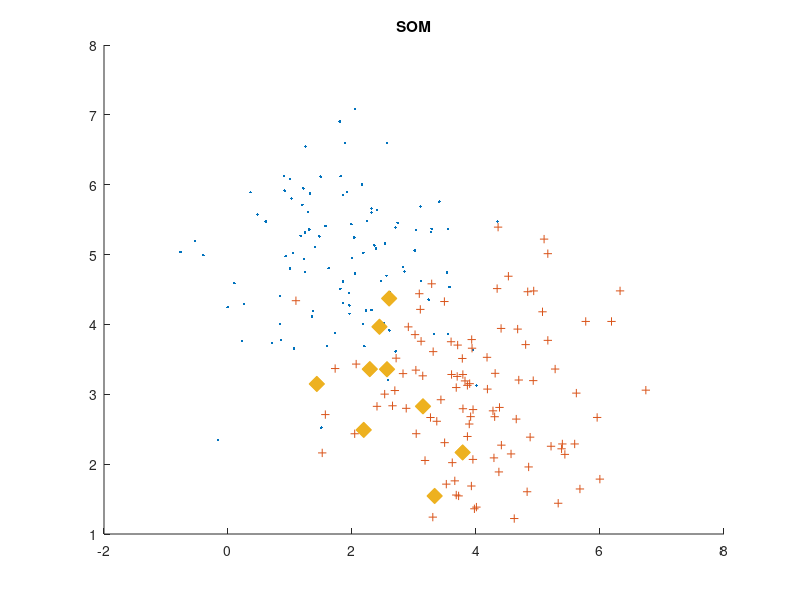

This figure's MATLAB source: (Note: this script raises an error after producing the figure.)
clc;
clear all;
x = mvnrnd([2 5], [1 1], 100); %OG data
y = mvnrnd([4 3], [1 1], 100);

z = vertcat(x,y);


net = mvnrnd([3 3], [1 1], 9);

hold on
plot(x(:,1),x(:,2),'.'); %plot
plot(y(:,1),y(:,2),'+');
title('SOM');
plot(net(:,1),net(:,2),'x','linewidth',8); %plot
hold off

z = z';
net = net';


numberofepochs = 10;                         %set max epoch

neighborhood = 3;                           %initial neighborhood value

count = 0;                                  %init counter
neighborcounter = 0;

trainingrate = 0.05;                         %init training rate

% dist = pdist([z(:,1) net(:,1)]);

while count < numberofepochs
    for i = 1:length(z)                     %test every point
        dist = [];
        for j = 1:length(net)               %test every neuron
            dist = [dist; (sqrt((net(1,j)-z(1,i)).^2+(net(2,j)-z(2,i)).^2))]; %distance from point to every neuron
        end
        BMU = findBMU(dist);                %returns index of the closest neuron
        if(neighborhood > 1)
            neighbors = knnsearch(dist,dist(BMU),'K',neighborhood); %creates matrix of knns including BMU
        end
        for k = 1:length(neighbors)
            nettoupdate = net(:,neighbors(k));
            newnet = net(neighbors(:,k)) + trainingrate*(z(:,i) - net(:,neighbors(k)));
            net(:,neighbors(k)) = newnet;
        end
    end
    
    neighborcounter = neighborcounter + 1;
    count = count + 1;                      %increment epoch
    if(neighborhood > 1 && neighborcounter == 4)                    %decrease neighborhood size
        neighborhood = neighborhood - 1;
        neighborcounter = 0;
    end
end

net = net';
figure;
plot(net(:,1),net(:,2),'.');

function x = findBMU(dist)                  %retrns index of closest neuron
minima = min(dist);
for i = 1:length(dist)
   if(dist(i) == minima)
       x = i;
       break;
   end
end
end